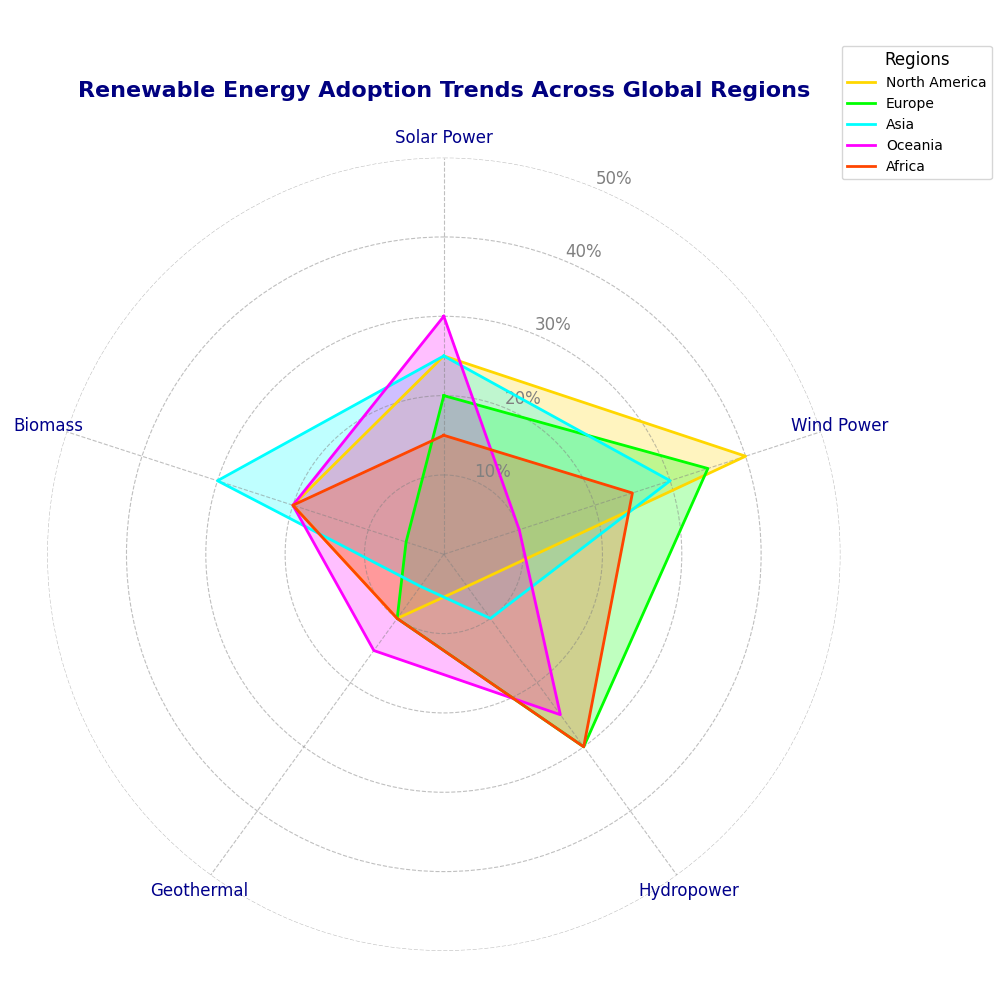

This chart was generated by the following Python code:
import numpy as np
import matplotlib.pyplot as plt

sectors = ['Solar Power', 'Wind Power', 'Hydropower', 'Geothermal', 'Biomass']
regions = ['North America', 'Europe', 'Asia', 'Oceania', 'Africa']

# Manually shuffled renewable energy adoption scores
data = {
    'North America': [25, 40, 5, 10, 20],
    'Europe': [20, 35, 30, 10, 5],
    'Asia': [25, 30, 10, 5, 30],
    'Oceania': [30, 10, 25, 15, 20],
    'Africa': [15, 25, 30, 10, 20]
}

data_array = np.array([data[region] for region in regions])

def create_radar_chart(sectors, data, title, region_colors):
    num_vars = len(sectors)
    angles = np.linspace(0, 2 * np.pi, num_vars, endpoint=False).tolist()
    angles += angles[:1]

    fig, ax = plt.subplots(figsize=(10, 10), subplot_kw=dict(polar=True))

    ax.set_theta_offset(np.pi / 2)
    ax.set_theta_direction(-1)
    ax.set_xticks(angles[:-1])
    ax.set_xticklabels(sectors, fontsize=12, color='darkblue')

    for idx, (region, values) in enumerate(data.items()):
        values += values[:1]
        ax.plot(angles, values, linewidth=2, linestyle='solid', label=region, color=region_colors[idx])
        ax.fill(angles, values, color=region_colors[idx], alpha=0.25)

    plt.title(title, size=16, weight='bold', color='navy', va='bottom', pad=20)
    plt.legend(loc='upper right', bbox_to_anchor=(1.2, 1.15), fontsize=10, title="Regions", title_fontsize=12)

    ax.yaxis.grid(True, color='gray', linestyle='--', alpha=0.5)
    ax.xaxis.grid(True, color='gray', linestyle='--', alpha=0.5)
    ax.set_yticks([10, 20, 30, 40, 50])
    ax.set_yticklabels(['10%', '20%', '30%', '40%', '50%'], color='gray', size=12)

    ax.spines['polar'].set_visible(False)

    plt.tight_layout()
    plt.show()

region_colors = ['#FFD700', '#00FF00', '#00FFFF', '#FF00FF', '#FF4500']
title = "Renewable Energy Adoption Trends Across Global Regions"
create_radar_chart(sectors, data, title, region_colors)
